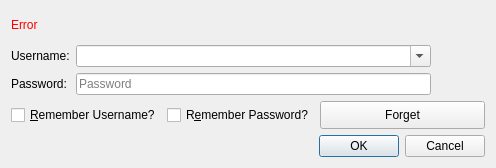
<?xml version="1.0" encoding="UTF-8"?>
<ui version="4.0">
 <class>LoginDialog</class>
 <widget class="QDialog" name="LoginDialog">
  <property name="geometry">
   <rect>
    <x>0</x>
    <y>0</y>
    <width>496</width>
    <height>168</height>
   </rect>
  </property>
  <property name="windowTitle">
   <string>Login</string>
  </property>
  <layout class="QVBoxLayout" name="verticalLayout">
   <item>
    <widget class="QLabel" name="loginErrorLabel">
     <property name="text">
      <string>&lt;span style=&quot; color:#ff0000;&quot;&gt;Error&lt;/span&gt;</string>
     </property>
     <property name="textInteractionFlags">
      <set>Qt::LinksAccessibleByMouse|Qt::TextSelectableByMouse</set>
     </property>
    </widget>
   </item>
   <item>
    <layout class="QGridLayout" name="gridLayout">
     <item row="0" column="4" rowspan="2">
      <widget class="QLabel" name="lblFace">
       <property name="minimumSize">
        <size>
         <width>48</width>
         <height>48</height>
        </size>
       </property>
       <property name="maximumSize">
        <size>
         <width>48</width>
         <height>48</height>
        </size>
       </property>
       <property name="sizeIncrement">
        <size>
         <width>1</width>
         <height>1</height>
        </size>
       </property>
       <property name="text">
        <string/>
       </property>
       <property name="pixmap">
        <pixmap resource="../../graphics.qrc">:/icons/instances/steve</pixmap>
       </property>
       <property name="scaledContents">
        <bool>true</bool>
       </property>
      </widget>
     </item>
     <item row="0" column="1">
      <widget class="QComboBox" name="usernameTextBox">
       <property name="editable">
        <bool>true</bool>
       </property>
      </widget>
     </item>
     <item row="0" column="0">
      <widget class="QLabel" name="usernameLabel">
       <property name="text">
        <string>Username:</string>
       </property>
      </widget>
     </item>
     <item row="1" column="0">
      <widget class="QLabel" name="passwordLabel">
       <property name="text">
        <string>Password:</string>
       </property>
      </widget>
     </item>
     <item row="1" column="1">
      <widget class="QLineEdit" name="passwordTextBox">
       <property name="echoMode">
        <enum>QLineEdit::Password</enum>
       </property>
       <property name="placeholderText">
        <string>Password</string>
       </property>
      </widget>
     </item>
    </layout>
   </item>
   <item>
    <layout class="QHBoxLayout" name="checkboxLayout">
     <item>
      <widget class="QCheckBox" name="rememberUsernameCheckbox">
       <property name="sizePolicy">
        <sizepolicy hsizetype="Maximum" vsizetype="Fixed">
         <horstretch>1</horstretch>
         <verstretch>0</verstretch>
        </sizepolicy>
       </property>
       <property name="text">
        <string>&amp;Remember Username?</string>
       </property>
      </widget>
     </item>
     <item>
      <widget class="QCheckBox" name="rememberPasswordCheckbox">
       <property name="sizePolicy">
        <sizepolicy hsizetype="Maximum" vsizetype="Fixed">
         <horstretch>1</horstretch>
         <verstretch>0</verstretch>
        </sizepolicy>
       </property>
       <property name="text">
        <string>R&amp;emember Password?</string>
       </property>
      </widget>
     </item>
     <item>
      <widget class="QPushButton" name="forgetButton">
       <property name="sizePolicy">
        <sizepolicy hsizetype="Minimum" vsizetype="Minimum">
         <horstretch>0</horstretch>
         <verstretch>0</verstretch>
        </sizepolicy>
       </property>
       <property name="text">
        <string>Forget</string>
       </property>
      </widget>
     </item>
    </layout>
   </item>
   <item>
    <widget class="QDialogButtonBox" name="loginButtonBox">
     <property name="orientation">
      <enum>Qt::Horizontal</enum>
     </property>
     <property name="standardButtons">
      <set>QDialogButtonBox::Cancel|QDialogButtonBox::Ok</set>
     </property>
    </widget>
   </item>
  </layout>
 </widget>
 <resources>
  <include location="../../graphics.qrc"/>
  <include location="../multimc.qrc"/>
 </resources>
 <connections>
  <connection>
   <sender>loginButtonBox</sender>
   <signal>accepted()</signal>
   <receiver>LoginDialog</receiver>
   <slot>accept()</slot>
   <hints>
    <hint type="sourcelabel">
     <x>248</x>
     <y>254</y>
    </hint>
    <hint type="destinationlabel">
     <x>157</x>
     <y>274</y>
    </hint>
   </hints>
  </connection>
  <connection>
   <sender>loginButtonBox</sender>
   <signal>rejected()</signal>
   <receiver>LoginDialog</receiver>
   <slot>reject()</slot>
   <hints>
    <hint type="sourcelabel">
     <x>316</x>
     <y>260</y>
    </hint>
    <hint type="destinationlabel">
     <x>286</x>
     <y>274</y>
    </hint>
   </hints>
  </connection>
 </connections>
</ui>
